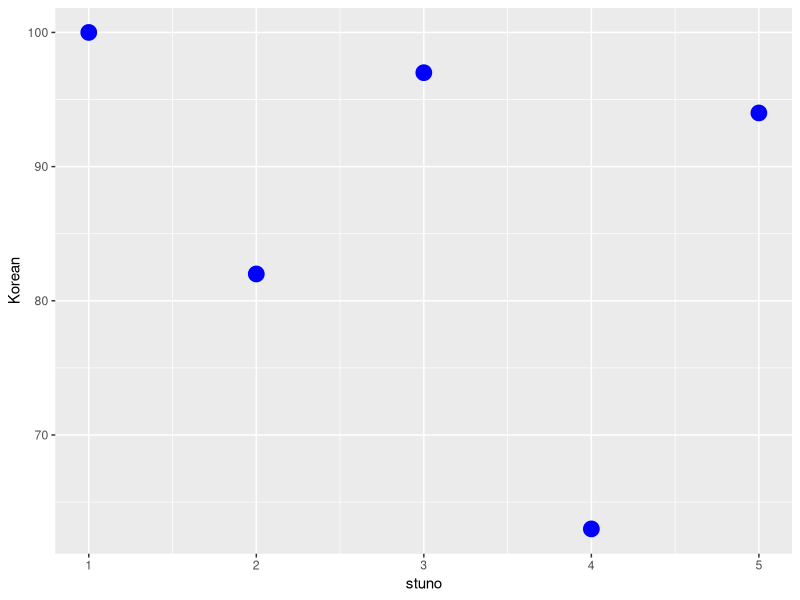
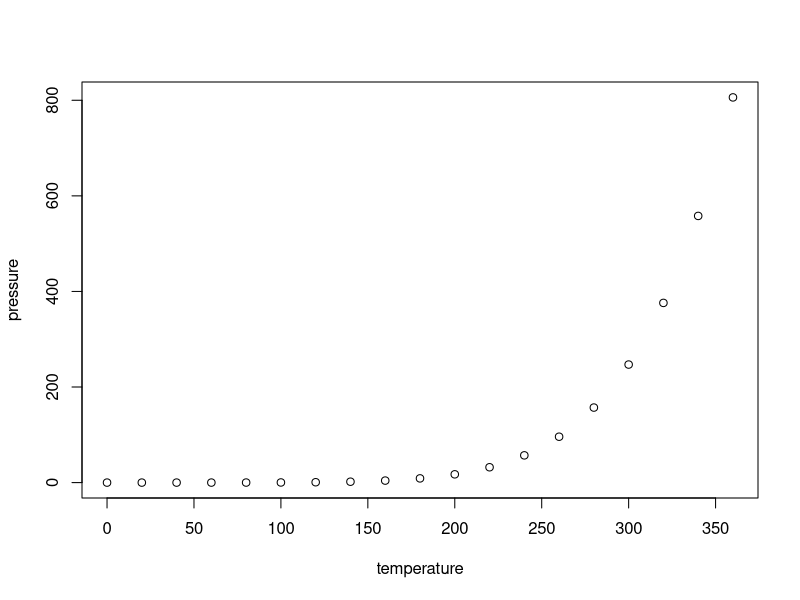

Source code (R) for these figures, in order:
## ---- chunk 1
library(ggplot2)
smdt = data.frame(stuno=1:5,
                  Korean=sample(60:100, 5),
                  English=sample((5:10)*10, 5),
                  Math=sample(50:100, 5))
head(smdt)
## ---- chunk 2
ggplot() +
  geom_point(data=smdt,
             aes(x=stuno, y=Korean),
             color='blue', size = 5)
## ---- chunk 3
summary(cars)
## ---- chunk 4
plot(pressure)
